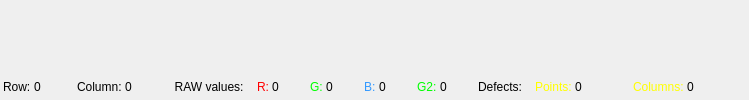
       <widget class="QFrame" name="statusFrame">
        <property name="sizePolicy">
         <sizepolicy hsizetype="Preferred" vsizetype="Preferred">
          <horstretch>0</horstretch>
          <verstretch>0</verstretch>
         </sizepolicy>
        </property>
        <property name="minimumSize">
         <size>
          <width>50</width>
          <height>0</height>
         </size>
        </property>
        <property name="frameShape">
         <enum>QFrame::NoFrame</enum>
        </property>
        <property name="frameShadow">
         <enum>QFrame::Sunken</enum>
        </property>
        <layout class="QHBoxLayout" name="horizontalLayout_10" stretch="0,0,0,0,0,0,0,0,0,0,0,0,0,0,0,0,0,0,0">
         <property name="spacing">
          <number>3</number>
         </property>
         <property name="leftMargin">
          <number>3</number>
         </property>
         <property name="topMargin">
          <number>0</number>
         </property>
         <property name="rightMargin">
          <number>3</number>
         </property>
         <property name="bottomMargin">
          <number>6</number>
         </property>
         <item>
          <widget class="QLabel" name="statusRow">
           <property name="minimumSize">
            <size>
             <width>0</width>
             <height>0</height>
            </size>
           </property>
           <property name="frameShape">
            <enum>QFrame::NoFrame</enum>
           </property>
           <property name="frameShadow">
            <enum>QFrame::Sunken</enum>
           </property>
           <property name="lineWidth">
            <number>1</number>
           </property>
           <property name="text">
            <string>Row:</string>
           </property>
           <property name="alignment">
            <set>Qt::AlignBottom|Qt::AlignLeading|Qt::AlignLeft</set>
           </property>
          </widget>
         </item>
         <item>
          <widget class="QLabel" name="lblStRow">
           <property name="minimumSize">
            <size>
             <width>40</width>
             <height>0</height>
            </size>
           </property>
           <property name="text">
            <string>0    </string>
           </property>
           <property name="alignment">
            <set>Qt::AlignBottom|Qt::AlignLeading|Qt::AlignLeft</set>
           </property>
          </widget>
         </item>
         <item>
          <widget class="QLabel" name="statusCol">
           <property name="enabled">
            <bool>true</bool>
           </property>
           <property name="minimumSize">
            <size>
             <width>0</width>
             <height>0</height>
            </size>
           </property>
           <property name="frameShape">
            <enum>QFrame::NoFrame</enum>
           </property>
           <property name="frameShadow">
            <enum>QFrame::Sunken</enum>
           </property>
           <property name="text">
            <string>Column:</string>
           </property>
           <property name="alignment">
            <set>Qt::AlignBottom|Qt::AlignLeading|Qt::AlignLeft</set>
           </property>
          </widget>
         </item>
         <item>
          <widget class="QLabel" name="lblStCol">
           <property name="minimumSize">
            <size>
             <width>40</width>
             <height>0</height>
            </size>
           </property>
           <property name="text">
            <string>0    </string>
           </property>
           <property name="alignment">
            <set>Qt::AlignBottom|Qt::AlignLeading|Qt::AlignLeft</set>
           </property>
          </widget>
         </item>
         <item>
          <widget class="QLabel" name="label_2">
           <property name="minimumSize">
            <size>
             <width>0</width>
             <height>0</height>
            </size>
           </property>
           <property name="text">
            <string>  RAW values:   </string>
           </property>
           <property name="alignment">
            <set>Qt::AlignBottom|Qt::AlignLeading|Qt::AlignLeft</set>
           </property>
          </widget>
         </item>
         <item>
          <widget class="QLabel" name="statusR">
           <property name="minimumSize">
            <size>
             <width>0</width>
             <height>0</height>
            </size>
           </property>
           <property name="palette">
            <palette>
             <active>
              <colorrole role="WindowText">
               <brush brushstyle="SolidPattern">
                <color alpha="255">
                 <red>255</red>
                 <green>0</green>
                 <blue>0</blue>
                </color>
               </brush>
              </colorrole>
             </active>
             <inactive>
              <colorrole role="WindowText">
               <brush brushstyle="SolidPattern">
                <color alpha="255">
                 <red>255</red>
                 <green>0</green>
                 <blue>0</blue>
                </color>
               </brush>
              </colorrole>
             </inactive>
             <disabled>
              <colorrole role="WindowText">
               <brush brushstyle="SolidPattern">
                <color alpha="255">
                 <red>120</red>
                 <green>120</green>
                 <blue>120</blue>
                </color>
               </brush>
              </colorrole>
             </disabled>
            </palette>
           </property>
           <property name="frameShape">
            <enum>QFrame::NoFrame</enum>
           </property>
           <property name="text">
            <string>R:</string>
           </property>
           <property name="alignment">
            <set>Qt::AlignBottom|Qt::AlignLeading|Qt::AlignLeft</set>
           </property>
          </widget>
         </item>
         <item>
          <widget class="QLabel" name="lblStR">
           <property name="minimumSize">
            <size>
             <width>35</width>
             <height>0</height>
            </size>
           </property>
           <property name="text">
            <string>0    </string>
           </property>
           <property name="alignment">
            <set>Qt::AlignBottom|Qt::AlignLeading|Qt::AlignLeft</set>
           </property>
          </widget>
         </item>
         <item>
          <widget class="QLabel" name="statusG">
           <property name="minimumSize">
            <size>
             <width>0</width>
             <height>0</height>
            </size>
           </property>
           <property name="palette">
            <palette>
             <active>
              <colorrole role="WindowText">
               <brush brushstyle="SolidPattern">
                <color alpha="255">
                 <red>0</red>
                 <green>255</green>
                 <blue>0</blue>
                </color>
               </brush>
              </colorrole>
             </active>
             <inactive>
              <colorrole role="WindowText">
               <brush brushstyle="SolidPattern">
                <color alpha="255">
                 <red>0</red>
                 <green>255</green>
                 <blue>0</blue>
                </color>
               </brush>
              </colorrole>
             </inactive>
             <disabled>
              <colorrole role="WindowText">
               <brush brushstyle="SolidPattern">
                <color alpha="255">
                 <red>120</red>
                 <green>120</green>
                 <blue>120</blue>
                </color>
               </brush>
              </colorrole>
             </disabled>
            </palette>
           </property>
           <property name="frameShape">
            <enum>QFrame::NoFrame</enum>
           </property>
           <property name="frameShadow">
            <enum>QFrame::Sunken</enum>
           </property>
           <property name="text">
            <string>G:</string>
           </property>
           <property name="alignment">
            <set>Qt::AlignBottom|Qt::AlignLeading|Qt::AlignLeft</set>
           </property>
          </widget>
         </item>
         <item>
          <widget class="QLabel" name="lblStG">
           <property name="minimumSize">
            <size>
             <width>35</width>
             <height>0</height>
            </size>
           </property>
           <property name="text">
            <string>0    </string>
           </property>
           <property name="alignment">
            <set>Qt::AlignBottom|Qt::AlignLeading|Qt::AlignLeft</set>
           </property>
          </widget>
         </item>
         <item>
          <widget class="QLabel" name="statusB">
           <property name="minimumSize">
            <size>
             <width>0</width>
             <height>0</height>
            </size>
           </property>
           <property name="palette">
            <palette>
             <active>
              <colorrole role="WindowText">
               <brush brushstyle="SolidPattern">
                <color alpha="255">
                 <red>51</red>
                 <green>153</green>
                 <blue>255</blue>
                </color>
               </brush>
              </colorrole>
             </active>
             <inactive>
              <colorrole role="WindowText">
               <brush brushstyle="SolidPattern">
                <color alpha="255">
                 <red>51</red>
                 <green>153</green>
                 <blue>255</blue>
                </color>
               </brush>
              </colorrole>
             </inactive>
             <disabled>
              <colorrole role="WindowText">
               <brush brushstyle="SolidPattern">
                <color alpha="255">
                 <red>120</red>
                 <green>120</green>
                 <blue>120</blue>
                </color>
               </brush>
              </colorrole>
             </disabled>
            </palette>
           </property>
           <property name="frameShape">
            <enum>QFrame::NoFrame</enum>
           </property>
           <property name="frameShadow">
            <enum>QFrame::Sunken</enum>
           </property>
           <property name="text">
            <string>B:</string>
           </property>
           <property name="alignment">
            <set>Qt::AlignBottom|Qt::AlignLeading|Qt::AlignLeft</set>
           </property>
          </widget>
         </item>
         <item>
          <widget class="QLabel" name="lblStB">
           <property name="minimumSize">
            <size>
             <width>35</width>
             <height>0</height>
            </size>
           </property>
           <property name="text">
            <string>0    </string>
           </property>
           <property name="alignment">
            <set>Qt::AlignBottom|Qt::AlignLeading|Qt::AlignLeft</set>
           </property>
          </widget>
         </item>
         <item>
          <widget class="QLabel" name="statusG2">
           <property name="minimumSize">
            <size>
             <width>0</width>
             <height>0</height>
            </size>
           </property>
           <property name="palette">
            <palette>
             <active>
              <colorrole role="WindowText">
               <brush brushstyle="SolidPattern">
                <color alpha="255">
                 <red>0</red>
                 <green>255</green>
                 <blue>0</blue>
                </color>
               </brush>
              </colorrole>
             </active>
             <inactive>
              <colorrole role="WindowText">
               <brush brushstyle="SolidPattern">
                <color alpha="255">
                 <red>0</red>
                 <green>255</green>
                 <blue>0</blue>
                </color>
               </brush>
              </colorrole>
             </inactive>
             <disabled>
              <colorrole role="WindowText">
               <brush brushstyle="SolidPattern">
                <color alpha="255">
                 <red>120</red>
                 <green>120</green>
                 <blue>120</blue>
                </color>
               </brush>
              </colorrole>
             </disabled>
            </palette>
           </property>
           <property name="frameShape">
            <enum>QFrame::NoFrame</enum>
           </property>
           <property name="frameShadow">
            <enum>QFrame::Sunken</enum>
           </property>
           <property name="text">
            <string>G2:</string>
           </property>
           <property name="alignment">
            <set>Qt::AlignBottom|Qt::AlignLeading|Qt::AlignLeft</set>
           </property>
          </widget>
         </item>
         <item>
          <widget class="QLabel" name="lblStG2">
           <property name="minimumSize">
            <size>
             <width>35</width>
             <height>0</height>
            </size>
           </property>
           <property name="text">
            <string>0    </string>
           </property>
           <property name="alignment">
            <set>Qt::AlignBottom|Qt::AlignLeading|Qt::AlignLeft</set>
           </property>
          </widget>
         </item>
         <item>
          <widget class="QLabel" name="lblStatusDefects">
           <property name="minimumSize">
            <size>
             <width>0</width>
             <height>0</height>
            </size>
           </property>
           <property name="text">
            <string>Defects:   </string>
           </property>
           <property name="alignment">
            <set>Qt::AlignBottom|Qt::AlignLeading|Qt::AlignLeft</set>
           </property>
          </widget>
         </item>
         <item>
          <widget class="QLabel" name="statusPoints">
           <property name="minimumSize">
            <size>
             <width>0</width>
             <height>0</height>
            </size>
           </property>
           <property name="palette">
            <palette>
             <active>
              <colorrole role="WindowText">
               <brush brushstyle="SolidPattern">
                <color alpha="255">
                 <red>255</red>
                 <green>255</green>
                 <blue>0</blue>
                </color>
               </brush>
              </colorrole>
             </active>
             <inactive>
              <colorrole role="WindowText">
               <brush brushstyle="SolidPattern">
                <color alpha="255">
                 <red>255</red>
                 <green>255</green>
                 <blue>0</blue>
                </color>
               </brush>
              </colorrole>
             </inactive>
             <disabled>
              <colorrole role="WindowText">
               <brush brushstyle="SolidPattern">
                <color alpha="255">
                 <red>120</red>
                 <green>120</green>
                 <blue>120</blue>
                </color>
               </brush>
              </colorrole>
             </disabled>
            </palette>
           </property>
           <property name="frameShape">
            <enum>QFrame::NoFrame</enum>
           </property>
           <property name="frameShadow">
            <enum>QFrame::Sunken</enum>
           </property>
           <property name="text">
            <string>Points:</string>
           </property>
           <property name="alignment">
            <set>Qt::AlignBottom|Qt::AlignLeading|Qt::AlignLeft</set>
           </property>
          </widget>
         </item>
         <item>
          <widget class="QLabel" name="lblStPoints">
           <property name="minimumSize">
            <size>
             <width>55</width>
             <height>0</height>
            </size>
           </property>
           <property name="text">
            <string>0    </string>
           </property>
           <property name="alignment">
            <set>Qt::AlignBottom|Qt::AlignLeading|Qt::AlignLeft</set>
           </property>
          </widget>
         </item>
         <item>
          <widget class="QLabel" name="statusCols">
           <property name="minimumSize">
            <size>
             <width>0</width>
             <height>0</height>
            </size>
           </property>
           <property name="palette">
            <palette>
             <active>
              <colorrole role="WindowText">
               <brush brushstyle="SolidPattern">
                <color alpha="255">
                 <red>255</red>
                 <green>255</green>
                 <blue>0</blue>
                </color>
               </brush>
              </colorrole>
             </active>
             <inactive>
              <colorrole role="WindowText">
               <brush brushstyle="SolidPattern">
                <color alpha="255">
                 <red>255</red>
                 <green>255</green>
                 <blue>0</blue>
                </color>
               </brush>
              </colorrole>
             </inactive>
             <disabled>
              <colorrole role="WindowText">
               <brush brushstyle="SolidPattern">
                <color alpha="255">
                 <red>120</red>
                 <green>120</green>
                 <blue>120</blue>
                </color>
               </brush>
              </colorrole>
             </disabled>
            </palette>
           </property>
           <property name="frameShape">
            <enum>QFrame::NoFrame</enum>
           </property>
           <property name="frameShadow">
            <enum>QFrame::Sunken</enum>
           </property>
           <property name="text">
            <string>Columns:</string>
           </property>
           <property name="alignment">
            <set>Qt::AlignBottom|Qt::AlignLeading|Qt::AlignLeft</set>
           </property>
          </widget>
         </item>
         <item>
          <widget class="QLabel" name="lblStCols">
           <property name="minimumSize">
            <size>
             <width>55</width>
             <height>0</height>
            </size>
           </property>
           <property name="text">
            <string>0    </string>
           </property>
           <property name="alignment">
            <set>Qt::AlignBottom|Qt::AlignLeading|Qt::AlignLeft</set>
           </property>
          </widget>
         </item>
         <item>
          <spacer name="horizontalSpacer_1">
           <property name="orientation">
            <enum>Qt::Horizontal</enum>
           </property>
           <property name="sizeHint" stdset="0">
            <size>
             <width>4</width>
             <height>20</height>
            </size>
           </property>
          </spacer>
         </item>
        </layout>
       </widget>
